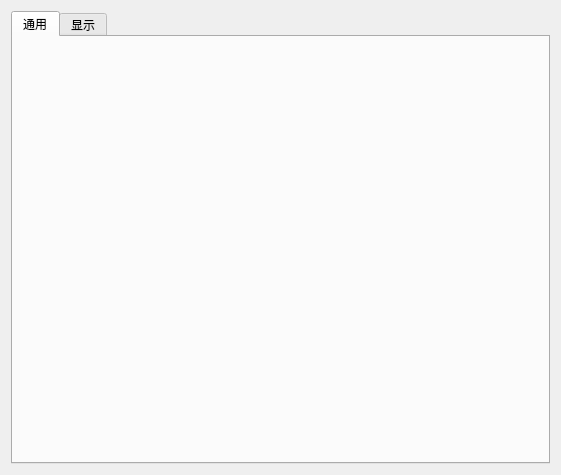
<?xml version="1.0" encoding="UTF-8"?>
<ui version="4.0">
 <class>ParserOptionDialog</class>
 <widget class="QDialog" name="ParserOptionDialog">
  <property name="geometry">
   <rect>
    <x>0</x>
    <y>0</y>
    <width>561</width>
    <height>475</height>
   </rect>
  </property>
  <property name="windowTitle">
   <string>分析配置</string>
  </property>
  <layout class="QHBoxLayout" name="horizontalLayout">
   <item>
    <widget class="QTabWidget" name="tabWidget">
     <property name="currentIndex">
      <number>0</number>
     </property>
     <widget class="QWidget" name="tabGeneral">
      <attribute name="title">
       <string>通用</string>
      </attribute>
     </widget>
     <widget class="QWidget" name="tabDisplay">
      <attribute name="title">
       <string>显示</string>
      </attribute>
     </widget>
    </widget>
   </item>
  </layout>
 </widget>
 <resources/>
 <connections/>
</ui>
